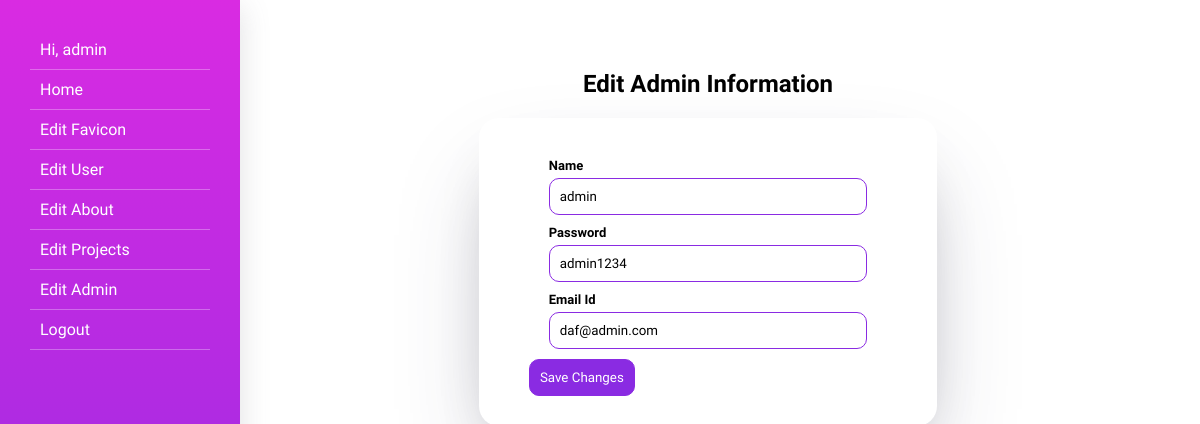
/admin/?editAdmin=true (signed in), run on the app's committed database.
### tables this page shows
CREATE TABLE `user` (
  `id` int(11) NOT NULL,
  `profilepic` varchar(250) NOT NULL,
  `name` varchar(250) NOT NULL,
  `linkedin` varchar(200) NOT NULL,
  `github` varchar(200) NOT NULL,
  `emailid` varchar(200) NOT NULL
);

### admin/index.php (the view, shortened to what this page needs)
<?php
include('../include/db.php');
$query="SELECT * FROM user,about,favicon,admin_users";
$queryrun=mysqli_query($db,$query);
$data=mysqli_fetch_array($queryrun);
?>
<!DOCTYPE html>
<html lang="en">
  <head>
    <link href="css/dashboard.css" rel="stylesheet" />
  </head>
  <body>
    <div class="page">
      <nav class="side-nav">
        <ul>
          <li>
            <a href="#"
              >Hi,
              <?=$_SESSION['username']?></a
            >
          </li>
          <li>
            <a href="../admin/"> Home </a>
          </li>
          <li>
            <a href="?editfavicon=true"> Edit Favicon </a>
          </li>
          <li>
            <a href="?edituser=true"> Edit User </a>
          </li>
          <li>
            <a href="?editabout=true"> Edit About </a>
          </li>
          <li>
            <a href="?editprojects=true"> Edit Projects </a>
          </li>
          <li>
            <a href="?editAdmin=true"> Edit Admin </a>
          </li>
          <li>
            <a href="php/logout.php">Logout</a>
          </li>
        </ul>
      </nav>
      <main class="main">
        <?php
     if(isset($_GET['edituser'])){
     include('php/user.php');
     }else if(isset($_GET['editabout'])){
         include('php/about.php');
     }else if(isset($_GET['editprojects'])){
      include('php/projects.php');
     }else if(isset($_GET['editfavicon'])){
         include('php/favicon.php');
     }else if(isset($_GET['editAdmin'])){ ?>
        <div class="admin-info">
          <h2>Edit Admin Information</h2>
          <div class="admin-info-container">
            <form method="post" action="php/update-admin.php">
              <div class="admin-info-inner">
                <div class="admin-input">
                  <label for="ptitle">Name</label>
                  <input
                    type="text"
                    name="username"
                    value="<?=$data['username']?>"
                    id="ptitle"
                    placeholder="username"
                  />
                </div>
                <div class="admin-input">
                  <label for="psubtitle">Password</label>
                  <input
                    type="text"
                    name="userpass"
                    value="<?=$data['user_pass']?>"
                    id="psubtitle"
                    placeholder="*************"
                  />
                </div>
                <div class="admin-input">
                  <label for="psubtitle">Email Id</label>
                  <input
                    type="text"
                    name="userid"
                    value="<?=$data['user_id']?>"
                    id="psubtitle"
                    placeholder="admin@admin.com"
                  />
                </div>
              </div>
              <input
                type="submit"
                name="uprofile"
                class="admin-info-button"
                value="Save Changes"
              />
            </form>
          </div>
          <?php }else{
         include('php/welcome.php');
     } ?>
        </div>
      </main>
    </div>
  </body>
</html>

### admin/css/dashboard.css (style rules this page uses)
* { margin: 0; padding: 0; box-sizing: border-box; font-family: "Work Sans", sans-serif; }
.page { display: flex; flex-direction: row; width: 100%; justify-content: space-between; }
.page > .side-nav { width: 20%; min-height: 100vh; height: 100%; padding: 30px; background: linear-gradient(rgb(217, 43, 226), blueviolet); box-shadow: rgba(100, 100, 111, 0.2) 0px 7px 29px 0px; color: #fff; position: fixed; }
.page > .side-nav ul { list-style: none; }
.page > .side-nav > ul li { padding: 10px; border-bottom: 1px solid rgba(255, 255, 255, 0.3); }
.page > .side-nav > ul > li a { color: #fff; text-decoration: none; padding-bottom: 10px; }
.page > .main { width: 78%; padding: 40px 10px; margin-left: 20%; }
.admin-info { padding: 30px 0; }
.admin-info > h2 { text-align: center; margin-bottom: 20px; }
.admin-info > .admin-info-container { width: 50%; padding: 30px; margin: auto; border-radius: 20px; box-shadow: rgba(50, 50, 93, 0.25) 0px 50px 100px -20px, rgba(0, 0, 0, 0.3) 0px 30px 60px -30px; }
.admin-info-inner { width: 80%; display: flex; flex-direction: column; gap: 10px; margin: 10px auto; }
.admin-input { display: flex; flex-direction: column; gap: 5px; }
.admin-input label { font-size: 13px; font-weight: 600; }
.admin-input input { width: 100%; padding: 10px; border-radius: 10px; border: 1px solid blueviolet; }
.admin-info-button { padding: 10px; border-radius: 10px; border: 1px solid blueviolet; background: blueviolet; color: #fff; width: fit-content; margin-left: 5%; transition: ease 0.3s; }

### data on the page
user: username "admin", userpass "admin1234", userid "daf@admin.com"

### other printed values
$_SESSION['username'] "admin"
